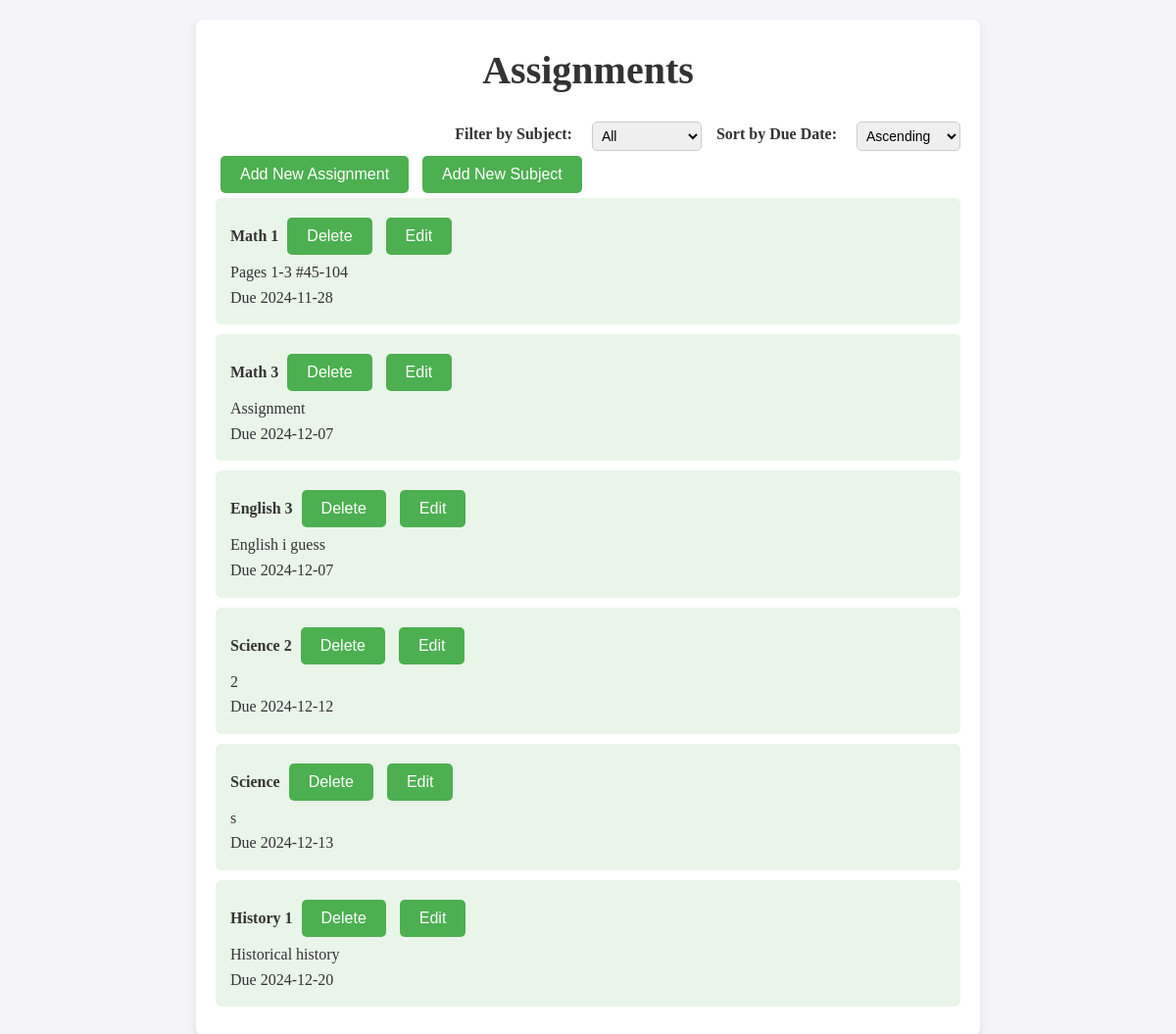
The app's page /assignments with its own data.
### app/models.py (models this page shows)
class Assignment(db.Model):
    __tablename__ = 'assignments'
    id = db.Column(db.Integer, primary_key=True)
    title = db.Column(db.String(100), nullable=False)
    description = db.Column(db.Text)
    due_date = db.Column(db.Date, index=True)
    completions = db.relationship(
        "AssignmentCompletion",
        back_populates="assignment",
        cascade="all, delete-orphan"
    )
    subject_id = db.Column(db.Integer, db.ForeignKey('subjects.id'), index=True)
    subject = db.relationship('Subject', back_populates='assignments')

### app/routes.py (the view)
@main.route('/assignments', methods=['GET'])
def get_assignments():
    subject_id = request.args.get('subject_id')
    sort_order = request.args.get('sort', 'asc')
    if sort_order not in ['asc', 'desc']:
        return jsonify({"error": "Invalid sort order. Use 'asc' or 'desc'"}), 400
    subject_list = Subject.query.all()
    query = "SELECT * FROM assignments"
    params = {}
    if subject_id and subject_id != "all":
        query += " WHERE subject_id = :subject_id"
        params["subject_id"] = subject_id
    query += f" ORDER BY due_date {sort_order.upper()}"
    assignments_list = db.session.execute(text(query), params).fetchall()
    return render_template('assignments.html', assignments=assignments_list, subjects=subject_list)

### app/templates/assignments.html (shortened to what this page needs)
<!DOCTYPE html>
<html lang="en">
<head>
    <link rel="stylesheet" href="{{ url_for('static', filename='style.css') }}">
</head>
<body>
    <div class="container">
        <div class="header">
            <h1>Assignments</h1>
            <div class="filters">
                <label for="filter-subject">Filter by Subject:</label>
                <select id="filter-subject" onchange="updateAssignments()">
                    <option value="all">All</option>
                </select>
                <label for="sortOrder">Sort by Due Date:</label>
                <select id="sortOrder" onchange="updateAssignments()">
                    <option value="asc">Ascending</option>
                </select>
            </div>
            <button onclick="openModal()">Add New Assignment</button>
            <button onclick="openSubjectModal()">Add New Subject</button>
        </div>
        <ul id="assignmentsList">
            {% for assignment in assignments %}
                <li id="assignment-{{ assignment.id }}" data-subject-id="{{ assignment.subject_id }}">
                    <strong>
                        <a href="{{ url_for('main.assignment_detail', assignment_id=assignment.id) }}">
                            {{ assignment.title }}
                        </a>
                    </strong>
                    <button data-id="{{ assignment.id }}" onclick="deleteAssignment(this)">Delete</button>
                    <button data-id="{{ assignment.id }}" onclick="openEditModal(this)">Edit</button>
                    <p class="assignment-description">{{ assignment.description }}</p>
                    Due <span>{{ assignment.due_date }}</span>
                </li>
            {% else %}
                <li>No assignments found.</li>
            {% endfor %}
        </ul>
    </div>
</body>
</html>

### app/static/style.css (style rules this page uses)
* { margin: 0; padding: 0; box-sizing: border-box; }
body { font-family: 'Playfair Display ', serif; background-color: #f4f4f9; color: #333; line-height: 1.6; padding: 20px; }
.container { max-width: 800px; margin: 0 auto; padding: 20px; background-color: #ffffff; box-shadow: 0px 4px 8px rgba(0, 0, 0, 0.1); border-radius: 8px; }
h1 { text-align: center; font-size: 2.5em; margin-bottom: 20px; color: #333; }
ul { list-style-type: none; margin: 0; padding: 0; }
ul li { background-color: #e9f5e9; margin-bottom: 10px; padding: 15px; border-radius: 6px; transition: transform 0.3s; }
a { text-decoration: none; color: #333; font-weight: bold; }
button { display: inline-block; padding: 10px 20px; margin: 5px; background-color: #4CAF50; color: white; border: none; border-radius: 5px; cursor: pointer; font-size: 1em; transition: background-color 0.3s; }
.filters { display: flex; justify-content: flex-end; gap: 15px; margin-top: 10px; }
.filters label { margin-right: 5px; font-weight: bold; }
.filters select { padding: 5px; font-size: 14px; border: 1px solid #ccc; border-radius: 5px; }

### records on screen
Assignment: title "Math 1", description "Pages 1-3 #45-104", due_date "2024-11-28"
Assignment: title "Math 3", description "Assignment", due_date "2024-12-07"
Assignment: title "English 3", description "English i guess", due_date "2024-12-07"
Assignment: title "Science 2", description "2", due_date "2024-12-12"
Assignment: title "Science", description "s", due_date "2024-12-13"
Assignment: title "History 1", description "Historical history", due_date "2024-12-20"
